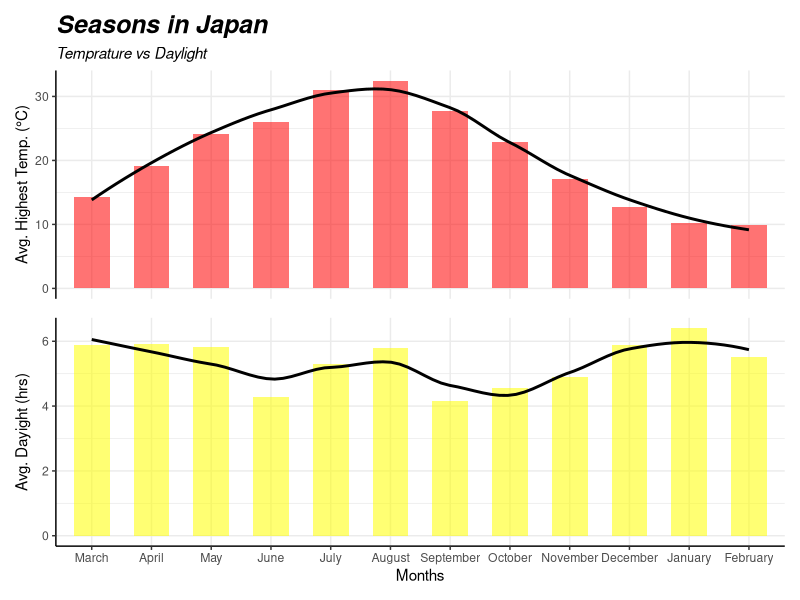
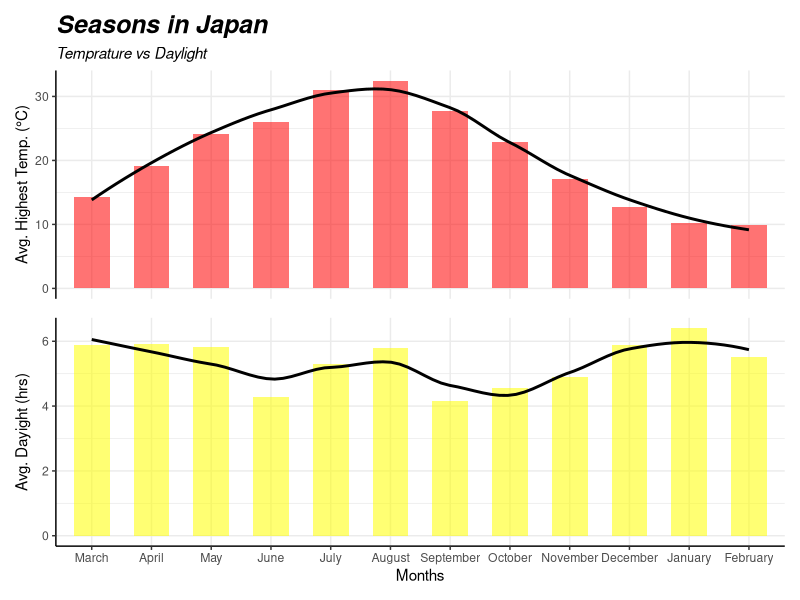

Write the R code that produced these figures, in order.
#importing necessary libraries

library(ggplot2)
library(dplyr)
if(!require(lubridate)){
    install.packages("lubridate")
    library(lubridate)
}
if(!require(patchwork)){
    install.packages("patchwork")
    library(patchwork)
}

#reading and treating data

tok <- readxl::read_xlsx('tokyo_data.xlsx')
colnames(tok) <- c("date", "high", "low", "preci", "hrs")	#changing names of the columns
tok$month <- month(tok$date)	#extracting month from date using lubridate and adding a month column
tokyo<-tok	#making a copy of tok
tok <- tok %>% group_by(month) %>% summarise(sum_temp = sum(high))	#grouping highest daily temprature by month and adding them all and store in one month
tok$sum_temp<-tok$sum_temp/(35*30)	#calculating average temprature of the month by dividing the total temprature by number or years (hence total number of each month) and having approx. 30 days each
tokyo <- tokyo %>% group_by(month) %>% summarise(sum_hrs = sum(hrs))	#same thing happening with daylight hours
tok$sum_hrs<-tokyo$sum_hrs/(35*30)
tok<-tok[-13,]	#deleting the unwanted 13th row
tok$month<-factor(c("January", "February"  ,"March" ,    "April"    , "May"     ,  "June",      "July"      ,"August",    "September" ,"October","November" , "December"), levels=c("March" ,    "April"    , "May"     ,  "June",      "July"      ,"August",    "September" ,"October","November" , "December","January", "February"))	#giving names to be shown as ticks on x-axis. not the levels are ordered differenlt to match the seasons with Spring beginning in March and Winters ending in February


#plotting

tempPlot<-ggplot(tok, aes(month,sum_temp))+geom_col(aes(alpha=0.3),fill='red', width=.6) + geom_smooth(se=FALSE, col='black', aes(group=1))+theme_bw()+theme(legend.position="none", panel.border = element_blank(), axis.line.y = element_line(colour = "black"), plot.title = element_text(size=18, face="bold.italic"), plot.subtitle = element_text(face="italic"))+labs(y='Avg. Highest Temp. (°C)')+ggtitle("Seasons in Japan", subtitle = "Temprature vs Daylight")+theme(axis.title.x = element_blank(), axis.line.x = element_blank(), axis.text.x = element_blank(), axis.ticks.x = element_blank())
#setting transparency, color and width
#removing shadow of geom_smooth and group =1 is used to override the default behavior, so the proportion is found with respect to the whole database and not just the row-specfic data
#setting title and subtitle
#removing all gridlines and boundary keeping just the y axis and its lable

hrsPlot<-ggplot(tok, aes(month,sum_hrs))+geom_col(aes(alpha=0.3),fill='yellow', width=.6) + geom_smooth(se=FALSE, col='black', span=.6, aes(group=1))+theme_bw()+theme(legend.position="none", panel.border = element_blank(), axis.line.x = element_line(colour = "black"), axis.line.y = element_line(colour = "black"))+labs(y="Avg. Dayight (hrs)", x="Months")


#viewing and saving final plot

seasonPLot<-tempPlot / hrsPlot + plot_layout(guides = 'collect')	#as they share common x-axis, and tempPlot doesn't have one, they're grouped and the shown as stacked
seasonPLot

ggsave("finalplot.pdf", seasonPLot, height=8.2, width=7.8)
